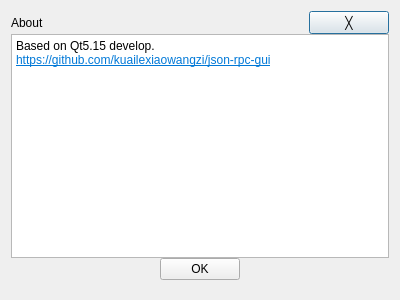
<?xml version="1.0" encoding="UTF-8"?>
<ui version="4.0">
 <class>About</class>
 <widget class="QDialog" name="About">
  <property name="geometry">
   <rect>
    <x>0</x>
    <y>0</y>
    <width>400</width>
    <height>300</height>
   </rect>
  </property>
  <property name="windowTitle">
   <string>About</string>
  </property>
  <layout class="QVBoxLayout" name="verticalLayoutDialog">
   <item>
    <widget class="QWidget" name="widgetBackground" native="true">
     <layout class="QVBoxLayout" name="verticalLayoutBackground">
      <property name="spacing">
       <number>0</number>
      </property>
      <property name="leftMargin">
       <number>0</number>
      </property>
      <property name="topMargin">
       <number>0</number>
      </property>
      <property name="rightMargin">
       <number>0</number>
      </property>
      <property name="bottomMargin">
       <number>0</number>
      </property>
      <item>
       <widget class="QWidget" name="widgetTitleBar" native="true">
        <layout class="QHBoxLayout" name="horizontalLayoutTitleBar">
         <property name="leftMargin">
          <number>0</number>
         </property>
         <property name="topMargin">
          <number>0</number>
         </property>
         <property name="rightMargin">
          <number>0</number>
         </property>
         <property name="bottomMargin">
          <number>0</number>
         </property>
         <item>
          <widget class="QLabel" name="labelTitle">
           <property name="text">
            <string>About</string>
           </property>
          </widget>
         </item>
         <item>
          <spacer name="horizontalSpacerTitleBar">
           <property name="orientation">
            <enum>Qt::Horizontal</enum>
           </property>
           <property name="sizeHint" stdset="0">
            <size>
             <width>257</width>
             <height>20</height>
            </size>
           </property>
          </spacer>
         </item>
         <item>
          <widget class="QPushButton" name="pushButtonClose">
           <property name="text">
            <string>╳</string>
           </property>
          </widget>
         </item>
        </layout>
       </widget>
      </item>
      <item>
       <widget class="QTextBrowser" name="textBrowserContent">
        <property name="focusPolicy">
         <enum>Qt::NoFocus</enum>
        </property>
        <property name="html">
         <string>&lt;!DOCTYPE HTML PUBLIC &quot;-//W3C//DTD HTML 4.0//EN&quot; &quot;http://www.w3.org/TR/REC-html40/strict.dtd&quot;&gt;
&lt;html&gt;&lt;head&gt;&lt;meta name=&quot;qrichtext&quot; content=&quot;1&quot; /&gt;&lt;meta charset=&quot;utf-8&quot; /&gt;&lt;style type=&quot;text/css&quot;&gt;
p, li { white-space: pre-wrap; }
hr { height: 1px; border-width: 0; }
li.unchecked::marker { content: &quot;\2610&quot;; }
li.checked::marker { content: &quot;\2612&quot;; }
&lt;/style&gt;&lt;/head&gt;&lt;body style=&quot; font-family:'Microsoft YaHei UI'; font-size:9pt; font-weight:400; font-style:normal;&quot;&gt;
&lt;p style=&quot; margin-top:0px; margin-bottom:0px; margin-left:0px; margin-right:0px; -qt-block-indent:0; text-indent:0px;&quot;&gt;&lt;span style=&quot; font-size:12px;&quot;&gt;Based on Qt5.15 develop.&lt;/span&gt;&lt;/p&gt;
&lt;p style=&quot; margin-top:0px; margin-bottom:0px; margin-left:0px; margin-right:0px; -qt-block-indent:0; text-indent:0px;&quot;&gt;&lt;a href=&quot;https://github.com/kuailexiaowangzi/json-rpc-gui&quot;&gt;&lt;span style=&quot; font-size:12px; text-decoration: underline; color:#0078d7;&quot;&gt;https://github.com/kuailexiaowangzi/json-rpc-gui&lt;/span&gt;&lt;/a&gt;&lt;/p&gt;&lt;/body&gt;&lt;/html&gt;</string>
        </property>
        <property name="openLinks">
         <bool>false</bool>
        </property>
       </widget>
      </item>
      <item>
       <layout class="QHBoxLayout" name="horizontalLayoutOk">
        <property name="bottomMargin">
         <number>9</number>
        </property>
        <item>
         <spacer name="horizontalSpacerOkLeft">
          <property name="orientation">
           <enum>Qt::Horizontal</enum>
          </property>
          <property name="sizeHint" stdset="0">
           <size>
            <width>40</width>
            <height>20</height>
           </size>
          </property>
         </spacer>
        </item>
        <item>
         <widget class="QPushButton" name="pushButtonOk">
          <property name="text">
           <string>OK</string>
          </property>
         </widget>
        </item>
        <item>
         <spacer name="horizontalSpacerOkRight">
          <property name="orientation">
           <enum>Qt::Horizontal</enum>
          </property>
          <property name="sizeHint" stdset="0">
           <size>
            <width>40</width>
            <height>20</height>
           </size>
          </property>
         </spacer>
        </item>
       </layout>
      </item>
     </layout>
    </widget>
   </item>
  </layout>
 </widget>
 <resources/>
 <connections/>
</ui>
